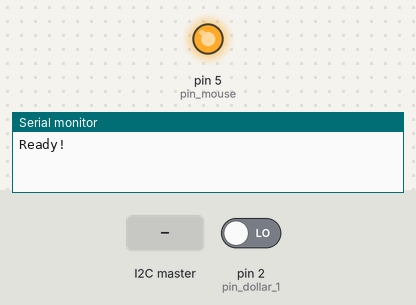
This sketch was run on a simulated Arduino Uno, built with avr-gcc and run on an emulated ATmega328P. Shown: output pins drawn as LEDs (lit = HIGH), the last lines printed to the serial monitor. Inputs (shaded band) come from the test bench; at power-on: pin 2 (pin_dollar_1) LOW.

Above: at 1.2 s.
1.3 s: the I2C master sends the byte 1
At 1.7 s:
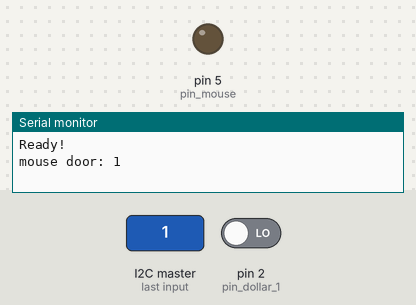
2.8 s: the I2C master sends the byte 0
At 4.0 s:
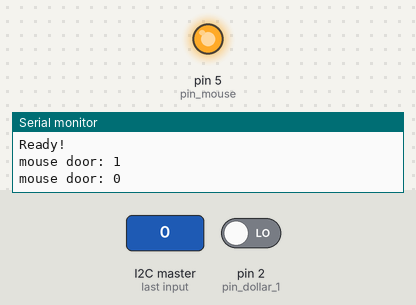
4.3 s: the I2C master sends the byte 2
At 5.2 s:
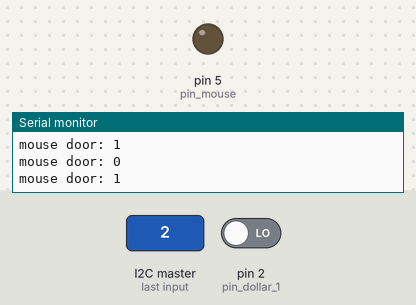
Timing chart, 0 to 7.3 s (numbered marks = the images above; inputs shaded):
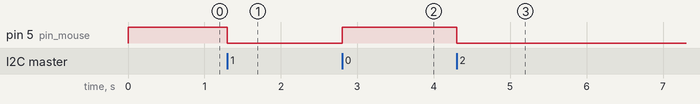

Measured:
- after the input at 1.3 s, pin 5 (pin_mouse): HIGH → LOW at once
- after the input at 2.8 s, pin 5 (pin_mouse): LOW → HIGH at once
- after the input at 4.3 s, pin 5 (pin_mouse): HIGH → LOW at once

The sketch:

quest_kk_kassa.ino
```cpp
/*
Если вставлен доллар в кассу
открываем домик мышки
*/

#include <Wire.h> //библиотека i2c
#define SLAVE_ADDRESS 0x04 // ардуино объявлена слейвом

    const int pin_dollar_1       = 2;            // Пины сигналов щелевых датчиков
    const int pin_dollar_2       = 3;

    const int pin_mouse          = 5;            // Пин под домик мыши

    bool correctDollar            = false;            // Решили ли задачку с кассой?
    bool mouse = false;
    int dollarHelp = 0;


void setup() {
    Serial.begin(9600);

    pinMode(pin_mouse,           OUTPUT);        // Пин для открытия домика мышки

    pinMode(pin_dollar_1,        INPUT);         // Переменные для проверки налиия доллора в кассе
    pinMode(pin_dollar_2,        INPUT);

    digitalWrite(pin_mouse, 1);                  // Даём +5в на реле, потому что управление идёт с GND

    Wire.begin(SLAVE_ADDRESS);
    Wire.onReceive(receiveData);
    Wire.onRequest(sendData);
    Serial.println("Ready!");
}

void loop() {

    if ( digitalRead(pin_dollar_1)  == HIGH      // Проверка всех датчиков
    and  digitalRead(pin_dollar_2)  == HIGH) {
        Serial.println("DOLLAR");
        correctDollar = true;
    } else {
        correctDollar = false;
    }
}


void receiveData(int byteCount)
{
  while(Wire.available()) {
    mouse = Wire.read();
    Serial.print("mouse door: ");
    Serial.println(mouse);
    if(mouse) {
        digitalWrite(pin_mouse, 0);
    }  else {
        digitalWrite(pin_mouse, 1);
    }
    delay(100);
  }
}

void sendData()
{
  Wire.write(correctDollar);
  Serial.print("Correct dollar: ");
  Serial.println(correctDollar);
  delay(100);

}
```
